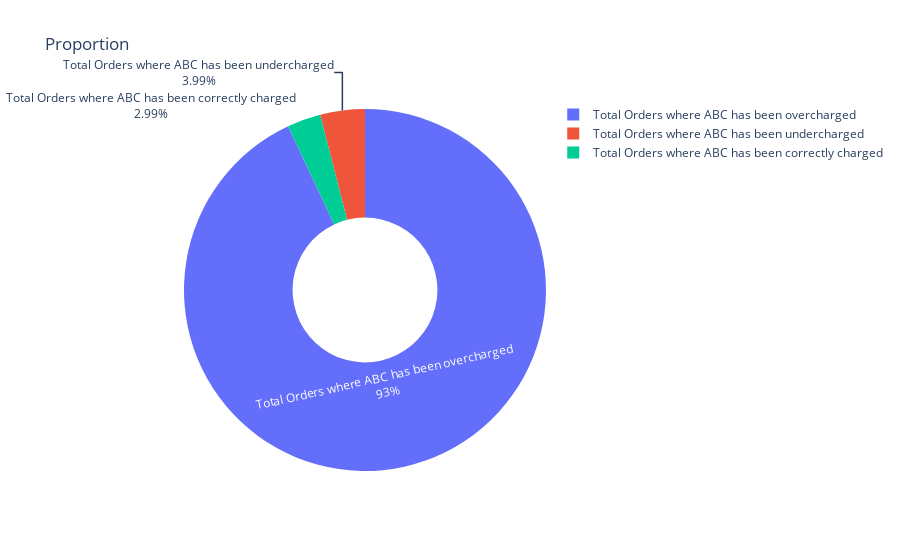

The notebook cell saved with this chart:
### Code cell
import plotly.graph_objects as go
fig = go.Figure(data=go.Pie(labels=df_summary['Description'],
                            values=df_summary['Count'],
                            textinfo='label+percent',
                            hole=0.4))
fig.update_layout(title='Proportion')

fig.show()

### Figure 1 — Plotly figure (JSON) as saved in the notebook; plotly's stock layout.template omitted (floating-point values rounded to 4 significant figures)
{"data": [{"hole": 0.4, "labels": ["Total Orders where ABC has been correctly charged", "Total Orders where ABC has been overcharged", "Total Orders where ABC has been undercharged"], "textinfo": "label+percent", "type": "pie", "values": [12, 373, 16]}], "layout": {"autosize": true, "title": {"text": "Proportion"}}}
